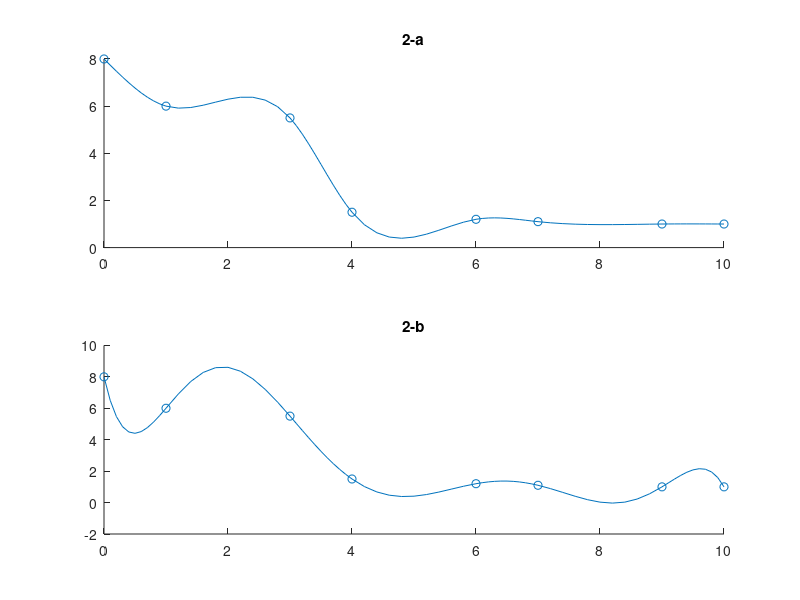

Write MATLAB code to recreate this figure.
clearvars -except list ind HWans

t2 = [0 1 3 4 6 7 9 10];
y2 = [8 6 5.5 1.5 1.2 1.1 1 1];

n2 = length(t2);
n22=10*n2-9; %각 t 사이에 점 9개 씩

x2=zeros(1,n22);
for i=1:n2-1
    x2(10*i-9:10*i+1)=linspace(t2(i),t2(i+1),11);
end

% 2.a natural cubic spline
% s''(x_0) = s''(x_n) = 0

h2=t2(2:n2)-t2(1:n2-1);
D2 = (y2(3:n2)-y2(2:n2-1))./h2(2:n2-1)-(y2(2:n2-1)-y2(1:n2-2))./h2(1:n2-2);

A2=zeros(n2-2);
M2=zeros(1,n2);
A2(1,1)=(h2(1)+h2(2))/3;
A2(1,2)=h2(2)/6;
for i=2:n2-3
    A2(i,i-1)=h2(i)/6;
    A2(i,i)=(h2(i)+h2(i+1))/3;
    A2(i,i+1)=h2(i+1)/6;
end
A2(n2-2,n2-3)=h2(n2-2)/6;
A2(n2-2,n2-2)=(h2(n2-2)+h2(n2-1))/3;

M2(2:n2-1)=linsolve(A2,D2.');

for i=1:n2-1
    y21(10*i-9:10*i+1)=((t2(i+1)-x2(10*i-9:10*i+1)).^3*M2(i)+(x2(10*i-9:10*i+1)-t2(i)).^3*M2(i+1))/(6*h2(i));
    y21(10*i-9:10*i+1)=y21(10*i-9:10*i+1)+(y2(i)/h2(i)-h2(i).*M2(i)/6)*(t2(i+1)-x2(10*i-9:10*i+1));
    y21(10*i-9:10*i+1)=y21(10*i-9:10*i+1)+(y2(i+1)/h2(i)-h2(i).*M2(i+1)/6)*(x2(10*i-9:10*i+1)-t2(i));
end

% 2.b interpolation of least degree

%lagrange
% l_j= prod i!=j (x-x_i)/(x_j-x_i)

y22=zeros(1,n22);
for a=1:n2
    k=ones(1,n22);
    for j=1:n2
        if a~=j
            k=k.*(x2-t2(j))/(t2(a)-t2(j));
        end
    end
    y22=y22+y2(a)*k;
end

%plot

f2=figure('Name','Figure : 2','NumberTitle','off');
figure(f2);


subplot (2,1,1);
scatter(t2,y2)
hold on
plot(x2,y21)
hold off
title('2-a')

subplot (2,1,2);
scatter(t2,y2)
hold on
plot(x2,y22)
hold off
title('2-b')
